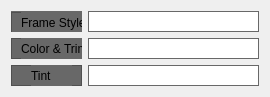
  <widget class="QWidget" name="layoutWidget">
   <property name="geometry">
    <rect>
     <x>20</x>
     <y>390</y>
     <width>250</width>
     <height>77</height>
    </rect>
   </property>
   <layout class="QGridLayout" name="gridLayout_3">
    <item row="0" column="0">
     <widget class="QFrame" name="frame_28">
      <property name="minimumSize">
       <size>
        <width>71</width>
        <height>21</height>
       </size>
      </property>
      <property name="maximumSize">
       <size>
        <width>71</width>
        <height>21</height>
       </size>
      </property>
      <property name="styleSheet">
       <string notr="true">background-color: #686868;</string>
      </property>
      <property name="frameShape">
       <enum>QFrame::StyledPanel</enum>
      </property>
      <property name="frameShadow">
       <enum>QFrame::Raised</enum>
      </property>
      <widget class="QWidget" name="layoutWidget">
       <property name="geometry">
        <rect>
         <x>0</x>
         <y>0</y>
         <width>317</width>
         <height>23</height>
        </rect>
       </property>
       <layout class="QGridLayout" name="gridLayout_4">
        <item row="0" column="0">
         <widget class="QFrame" name="frame_29">
          <property name="minimumSize">
           <size>
            <width>71</width>
            <height>21</height>
           </size>
          </property>
          <property name="maximumSize">
           <size>
            <width>71</width>
            <height>21</height>
           </size>
          </property>
          <property name="styleSheet">
           <string notr="true">background-color: #686868;</string>
          </property>
          <property name="frameShape">
           <enum>QFrame::StyledPanel</enum>
          </property>
          <property name="frameShadow">
           <enum>QFrame::Raised</enum>
          </property>
          <widget class="QLabel" name="label_68">
           <property name="geometry">
            <rect>
             <x>10</x>
             <y>0</y>
             <width>61</width>
             <height>21</height>
            </rect>
           </property>
           <property name="minimumSize">
            <size>
             <width>61</width>
             <height>21</height>
            </size>
           </property>
           <property name="maximumSize">
            <size>
             <width>61</width>
             <height>21</height>
            </size>
           </property>
           <property name="text">
            <string>Frame Style</string>
           </property>
          </widget>
         </widget>
        </item>
        <item row="0" column="1">
         <widget class="QLabel" name="label_64">
          <property name="minimumSize">
           <size>
            <width>61</width>
            <height>21</height>
           </size>
          </property>
          <property name="maximumSize">
           <size>
            <width>61</width>
            <height>21</height>
           </size>
          </property>
          <property name="text">
           <string>Frame Style</string>
          </property>
         </widget>
        </item>
        <item row="0" column="2">
         <widget class="QLineEdit" name="lineEdit_35">
          <property name="minimumSize">
           <size>
            <width>171</width>
            <height>21</height>
           </size>
          </property>
          <property name="maximumSize">
           <size>
            <width>171</width>
            <height>21</height>
           </size>
          </property>
          <property name="styleSheet">
           <string notr="true">border: 1px solid #686868;</string>
          </property>
         </widget>
        </item>
       </layout>
      </widget>
     </widget>
    </item>
    <item row="0" column="1">
     <widget class="QLineEdit" name="lineEdit_FrameStyle">
      <property name="minimumSize">
       <size>
        <width>171</width>
        <height>21</height>
       </size>
      </property>
      <property name="maximumSize">
       <size>
        <width>171</width>
        <height>21</height>
       </size>
      </property>
      <property name="styleSheet">
       <string notr="true">border: 1px solid #686868;</string>
      </property>
     </widget>
    </item>
    <item row="1" column="0">
     <widget class="QFrame" name="frame_30">
      <property name="minimumSize">
       <size>
        <width>71</width>
        <height>21</height>
       </size>
      </property>
      <property name="maximumSize">
       <size>
        <width>71</width>
        <height>21</height>
       </size>
      </property>
      <property name="styleSheet">
       <string notr="true">background-color: #686868;</string>
      </property>
      <property name="frameShape">
       <enum>QFrame::StyledPanel</enum>
      </property>
      <property name="frameShadow">
       <enum>QFrame::Raised</enum>
      </property>
      <widget class="QLabel" name="label_69">
       <property name="geometry">
        <rect>
         <x>10</x>
         <y>0</y>
         <width>61</width>
         <height>21</height>
        </rect>
       </property>
       <property name="minimumSize">
        <size>
         <width>61</width>
         <height>21</height>
        </size>
       </property>
       <property name="maximumSize">
        <size>
         <width>61</width>
         <height>21</height>
        </size>
       </property>
       <property name="text">
        <string>Frame Style</string>
       </property>
      </widget>
      <widget class="QFrame" name="frame_32">
       <property name="geometry">
        <rect>
         <x>0</x>
         <y>0</y>
         <width>71</width>
         <height>21</height>
        </rect>
       </property>
       <property name="minimumSize">
        <size>
         <width>71</width>
         <height>21</height>
        </size>
       </property>
       <property name="maximumSize">
        <size>
         <width>71</width>
         <height>21</height>
        </size>
       </property>
       <property name="styleSheet">
        <string notr="true">background-color: #686868;</string>
       </property>
       <property name="frameShape">
        <enum>QFrame::StyledPanel</enum>
       </property>
       <property name="frameShadow">
        <enum>QFrame::Raised</enum>
       </property>
       <widget class="QLabel" name="label_70">
        <property name="geometry">
         <rect>
          <x>10</x>
          <y>0</y>
          <width>61</width>
          <height>21</height>
         </rect>
        </property>
        <property name="minimumSize">
         <size>
          <width>61</width>
          <height>21</height>
         </size>
        </property>
        <property name="maximumSize">
         <size>
          <width>61</width>
          <height>21</height>
         </size>
        </property>
        <property name="text">
         <string>Color &amp; Trim</string>
        </property>
       </widget>
      </widget>
      <widget class="QLineEdit" name="lineEdit_37">
       <property name="geometry">
        <rect>
         <x>80</x>
         <y>0</y>
         <width>171</width>
         <height>21</height>
        </rect>
       </property>
       <property name="minimumSize">
        <size>
         <width>171</width>
         <height>21</height>
        </size>
       </property>
       <property name="maximumSize">
        <size>
         <width>171</width>
         <height>21</height>
        </size>
       </property>
       <property name="styleSheet">
        <string notr="true">border: 1px solid #686868;</string>
       </property>
      </widget>
     </widget>
    </item>
    <item row="1" column="1">
     <widget class="QLineEdit" name="lineEdit_ColorTrim">
      <property name="minimumSize">
       <size>
        <width>171</width>
        <height>21</height>
       </size>
      </property>
      <property name="maximumSize">
       <size>
        <width>171</width>
        <height>21</height>
       </size>
      </property>
      <property name="styleSheet">
       <string notr="true">border: 1px solid #686868;</string>
      </property>
     </widget>
    </item>
    <item row="2" column="0">
     <widget class="QFrame" name="frame_33">
      <property name="minimumSize">
       <size>
        <width>71</width>
        <height>21</height>
       </size>
      </property>
      <property name="maximumSize">
       <size>
        <width>71</width>
        <height>21</height>
       </size>
      </property>
      <property name="styleSheet">
       <string notr="true">background-color: #686868;</string>
      </property>
      <property name="frameShape">
       <enum>QFrame::StyledPanel</enum>
      </property>
      <property name="frameShadow">
       <enum>QFrame::Raised</enum>
      </property>
      <widget class="QLabel" name="label_71">
       <property name="geometry">
        <rect>
         <x>10</x>
         <y>0</y>
         <width>61</width>
         <height>21</height>
        </rect>
       </property>
       <property name="minimumSize">
        <size>
         <width>61</width>
         <height>21</height>
        </size>
       </property>
       <property name="maximumSize">
        <size>
         <width>61</width>
         <height>21</height>
        </size>
       </property>
       <property name="text">
        <string>Frame Style</string>
       </property>
      </widget>
      <widget class="QFrame" name="frame_34">
       <property name="geometry">
        <rect>
         <x>0</x>
         <y>0</y>
         <width>71</width>
         <height>21</height>
        </rect>
       </property>
       <property name="minimumSize">
        <size>
         <width>71</width>
         <height>21</height>
        </size>
       </property>
       <property name="maximumSize">
        <size>
         <width>71</width>
         <height>21</height>
        </size>
       </property>
       <property name="styleSheet">
        <string notr="true">background-color: #686868;</string>
       </property>
       <property name="frameShape">
        <enum>QFrame::StyledPanel</enum>
       </property>
       <property name="frameShadow">
        <enum>QFrame::Raised</enum>
       </property>
       <widget class="QLabel" name="label_72">
        <property name="geometry">
         <rect>
          <x>20</x>
          <y>0</y>
          <width>41</width>
          <height>21</height>
         </rect>
        </property>
        <property name="minimumSize">
         <size>
          <width>41</width>
          <height>21</height>
         </size>
        </property>
        <property name="maximumSize">
         <size>
          <width>41</width>
          <height>21</height>
         </size>
        </property>
        <property name="text">
         <string>Tint</string>
        </property>
       </widget>
      </widget>
      <widget class="QLineEdit" name="lineEdit_40">
       <property name="geometry">
        <rect>
         <x>80</x>
         <y>0</y>
         <width>171</width>
         <height>21</height>
        </rect>
       </property>
       <property name="minimumSize">
        <size>
         <width>171</width>
         <height>21</height>
        </size>
       </property>
       <property name="maximumSize">
        <size>
         <width>171</width>
         <height>21</height>
        </size>
       </property>
       <property name="styleSheet">
        <string notr="true">border: 1px solid #686868;</string>
       </property>
      </widget>
     </widget>
    </item>
    <item row="2" column="1">
     <widget class="QLineEdit" name="lineEdit_Tint">
      <property name="minimumSize">
       <size>
        <width>171</width>
        <height>21</height>
       </size>
      </property>
      <property name="maximumSize">
       <size>
        <width>171</width>
        <height>21</height>
       </size>
      </property>
      <property name="styleSheet">
       <string notr="true">border: 1px solid #686868;</string>
      </property>
     </widget>
    </item>
   </layout>
  </widget>
